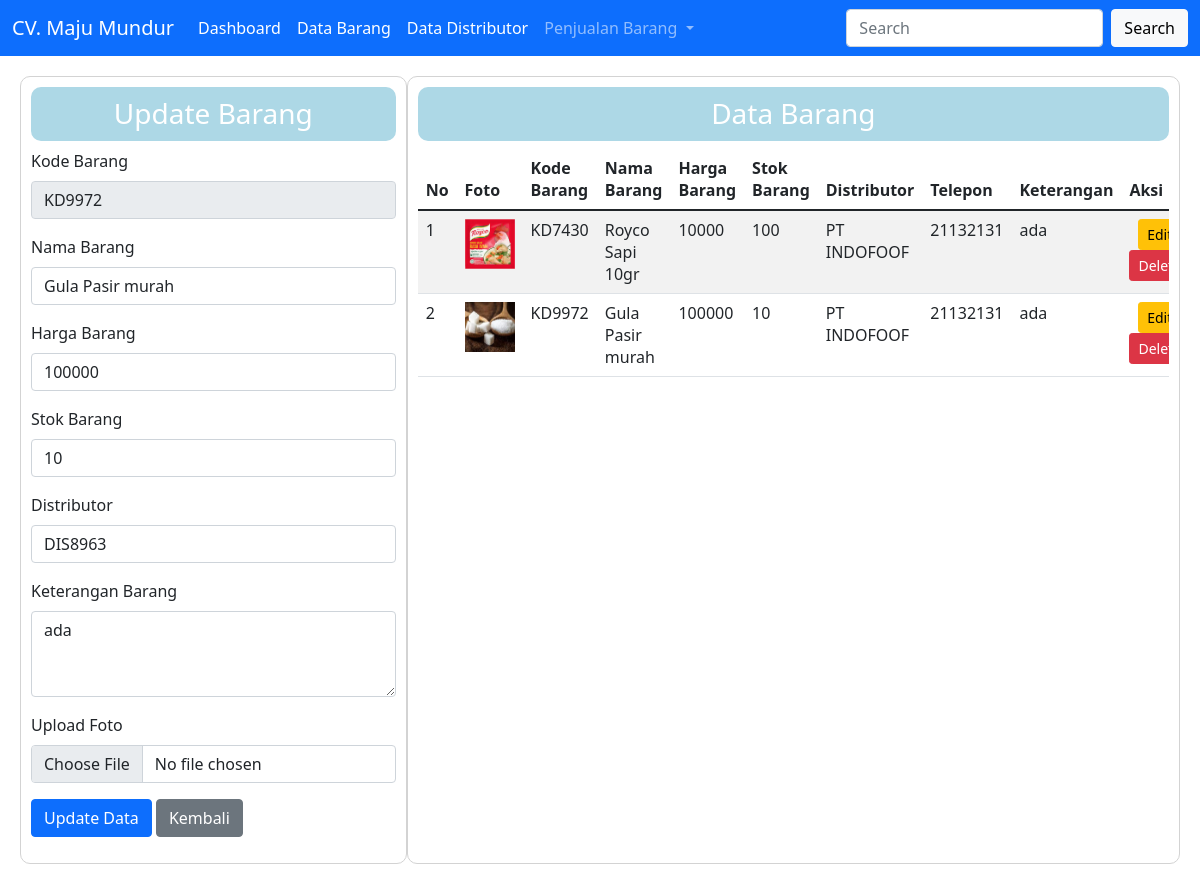
Screenshot of /data_barang.php?&edit=update&&id=KD9972 with the database file from the repository.
### tables this page shows
CREATE TABLE `tbl_barang` (
  `kd_barang` varchar(15) NOT NULL,
  `nm_barang` varchar(40) NOT NULL,
  `harga` double NOT NULL,
  `stok` int(11) NOT NULL,
  `distributor` varchar(40) NOT NULL,
  `ket` text NOT NULL,
  `foto` text NOT NULL
);

CREATE TABLE `tbl_distributor` (
  `kd_distributor` varchar(15) NOT NULL,
  `nm_distributor` varchar(40) NOT NULL,
  `alamat` text NOT NULL,
  `nohp` varchar(15) NOT NULL,
  `pemilik` varchar(30) NOT NULL,
  `tipe_produk` varchar(40) NOT NULL
);

### database.php (called while the page is built, shortened)
<?php
class Database
{
    var $host = "localhost";
    var $user = "root";
    var $pass = "root";
    var $db = "toko_2";
    var $koneksi = "";
    function __construct()
    {
        $this->koneksi = mysqli_connect($this->host, $this->user, $this->pass, $this->db);
    }
    function data_barang()
    {
        $data_barang = mysqli_query($this->koneksi, "select tbl_barang.*, tbl_distributor.* from tbl_barang JOIN tbl_distributor ON tbl_barang.distributor = tbl_distributor.kd_distributor");
        return $data_barang;
    }
    function tampil_update_barang($kd_barang)
    {
        $query = mysqli_query($this->koneksi, "select * from tbl_barang where kd_barang = '$kd_barang' ");
        return $query->fetch_array();
    }
}

### data_barang.php (the view, shortened to what this page needs)
<?php
class dashboard
{
    function __construct()
    {
        include "menu.php";
    }
}
include "database.php";
$db = new Database();
$data_barang = $db->data_barang();
?>
<!doctype html>
<html lang="en">
<head>
    <link href="https://cdn.jsdelivr.net/npm/bootstrap@5.1.3/dist/css/bootstrap.min.css" rel="stylesheet">
</head>
<body>
    <div class="row" style="margin: 20px;">
        <?php
        include("form_barang.php");
        ?>
        <div class="col-8" style="border: 1px solid lightgray; border-radius: 10px; padding: 10px;">
            <h3 style="text-align: center; background-color: lightblue; border-radius: 10px; color: white; padding: 10px;">
                Data Barang</h3>
            <div class="table-responsive mt-2">
                <table class="table table-striped">
                    <thead class="thead-light">
                        <tr>
                            <th>No</th>
                            <th>Foto</th>
                            <th>Kode Barang</th>
                            <th>Nama Barang</th>
                            <th>Harga Barang</th>
                            <th>Stok Barang</th>
                            <th>Distributor</th>
                            <th>Telepon</th>
                            <th>Keterangan</th>
                            <th>Aksi</th>
                        </tr>
                    </thead>
                    <tbody>
                        <?php
                        $no = 1;
                        foreach ($data_barang as $row) {
                        ?>
                            <tr>
                                <td><?php echo $no++; ?></td>
                                <td align="center">
                                    <img width="50" height="50" src="dokumen/<?php echo $row['foto'] ?>">
                                </td>
                                <td><?php echo $row['kd_barang'] ?></td>
                                <td><?php echo $row['nm_barang'] ?></td>
                                <td><?php echo $row['harga'] ?></td>
                                <td><?php echo $row['stok'] ?></td>
                                <td><?php echo $row['nm_distributor'] ?></td>
                                <td><?php echo $row['nohp'] ?></td>
                                <td><?php echo $row['ket'] ?></td>
                                <td align="center" width="150px">
                                    <a class="btn btn-sm btn-warning" href="<?php echo "data_barang.php?&edit=update&&id=$row[kd_barang]"; ?>">Edit</a>
                                    <a class="btn btn-sm btn-danger" href="<?php echo "proses_barang.php?aksi=delete&&id=$row[kd_barang]"; ?>" onclick="javascript: return confirm('Apakah yakin data dihapus')">Delete</a>
                                </td>
                            </tr>
                        <?php
                        }
                        ?>
                    </tbody>
                </table>
            </div>
        </div>
    </div>
</body>
</html>

### form_barang.php (shortened to what this page needs)
<?php
function update_data()
{
    $db = new Database();
    $kd_barang = $_GET["id"];
    $barang = $db->tampil_update_barang($kd_barang);
?>
    <div class="col-4" style="border: 1px solid lightgray; border-radius: 10px; padding: 10px;">
        <h3 style="text-align: center; background-color: lightblue; border-radius: 10px; color: white; padding: 10px;">
            Update Barang</h3>
        <form method="post" action="<?php echo "proses_barang.php?aksi=update"; ?>" enctype="multipart/form-data">
            <div class="mb-3">
                <label class="form-label">Kode Barang</label>
                <input type="text" name="kd_barang" class="form-control" placeholder="Masukkan Kode Barang" value="<?php echo $barang['kd_barang'] ?>" readonly>
            </div>
            <div class="mb-3">
                <label class="form-label">Nama Barang</label>
                <input type="text" name="nm_barang" class="form-control" placeholder="Masukkan Nama Barang" value="<?php echo $barang['nm_barang'] ?>">
            </div>
            <div class="mb-3">
                <label class="form-label">Harga Barang</label>
                <input type="text" name="harga" class="form-control" placeholder="Masukkan Harga Barang" value="<?php echo $barang['harga'] ?>">
            </div>
            <div class="mb-3">
                <label class="form-label">Stok Barang</label>
                <input type="text" name="stok" class="form-control" placeholder="Masukkan Stok Barang" value="<?php echo $barang['stok'] ?>">
            </div>
            <div class="mb-3">
                <label class="form-label">Distributor</label>
                <select name="distributor" class="form-control">
                    <option value="<?php echo $barang['distributor'] ?>"><?php echo $barang['distributor'] ?></option>
                </select>
            </div>
            <div class="mb-3">
                <label class="form-label">Keterangan Barang</label>
                <textarea class="form-control" name="ket" rows="3" placeholder="Masukkan Keterangan Barang"><?php echo $barang['ket'] ?></textarea>
            </div>
            <div class="mb-3">
                <label class="form-label">Upload Foto</label>
                <input type="file" name="foto" class="form-control" placeholder="Upload Foto">
            </div>
            <div class="mb-3">
                <input type="submit" class="btn btn-primary" name="simpan" value="Update Data">
                <a href="data_barang.php" class="btn btn-secondary">Kembali</a>
            </div>
        </form>
    </div>
<?php } ?>
<?php
$edit = $_GET['edit'];
if ($edit == "update") {
    update_data();
} else {
    tambah_data();
}
?>

### rows the page displays
tbl_barang: kd_barang "KD9972", nm_barang "Gula Pasir murah", harga "100000", stok "10", distributor "DIS8963", ket "ada", foto (picture), tbl_distributor.nm_distributor "PT INDOFOOF", tbl_distributor.nohp "21132131"
tbl_barang: foto (picture), kd_barang "KD7430", nm_barang "Royco Sapi 10gr", harga "10000", stok "100", tbl_distributor.nm_distributor "PT INDOFOOF", tbl_distributor.nohp "21132131", ket "ada"
